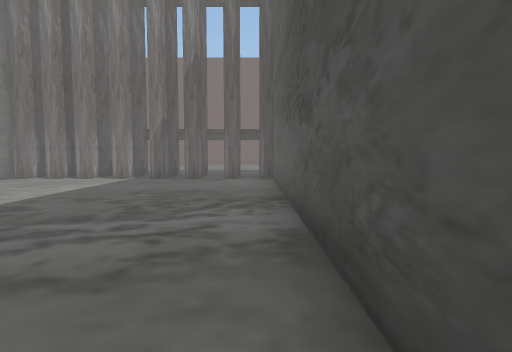
view 1 (above)

23 first-person views from a walk through a Unity game level. The camera is 1.5 m above the floor, tilts 4° down and sees 80° across. The floor is counted in squares, 2 m on a side. Each view is taken from the middle of a square. On the plan, view 1 faces up. The plan holds only what a view shows up to about 10 squares ahead; the rest is blank. The place goes on beyond the plan. The player is left out. Some animated figures are not drawn. Some surface patterns are stand-ins.

view 2
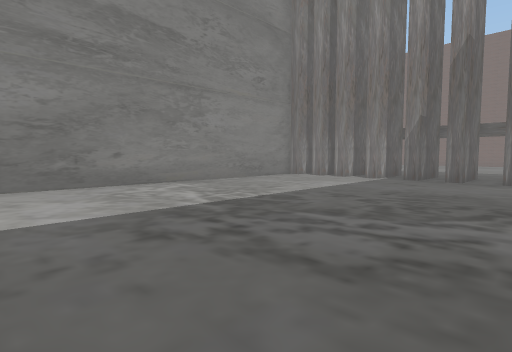

view 3
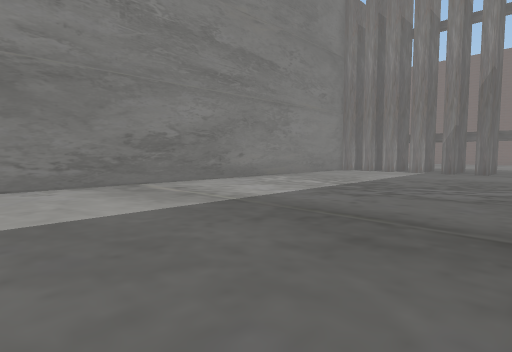

view 4
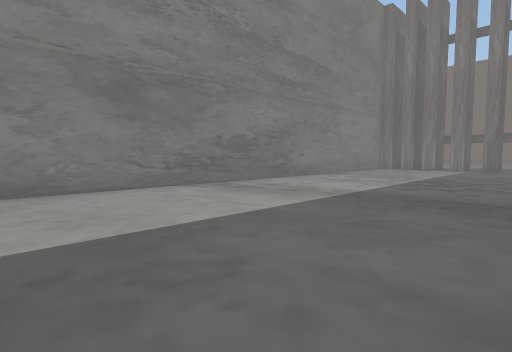

view 5
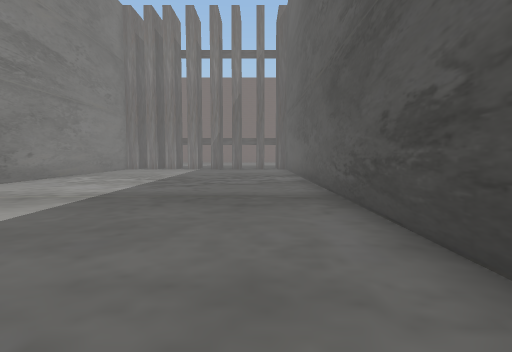

view 6
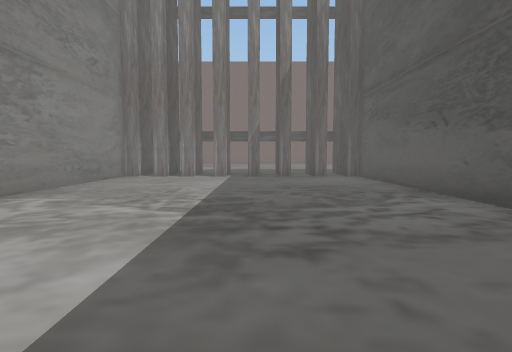

view 7
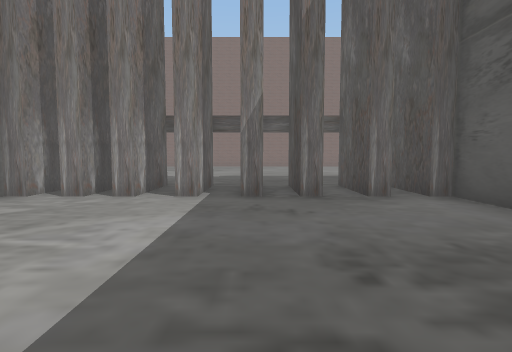

view 8
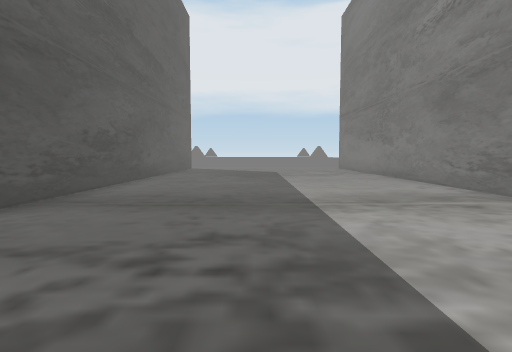

view 9
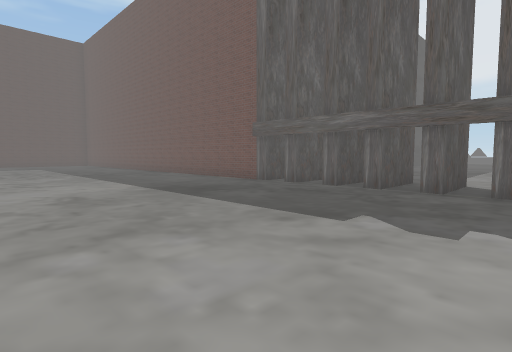

view 10
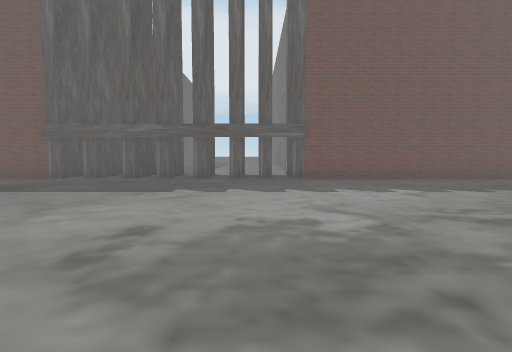

view 11
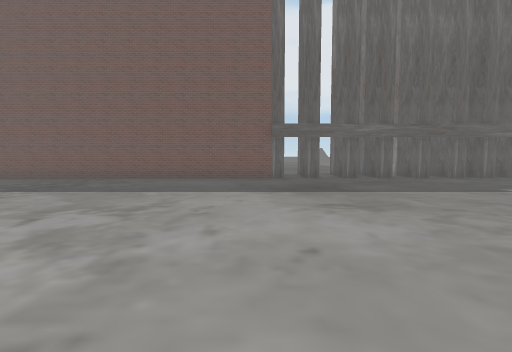

view 12
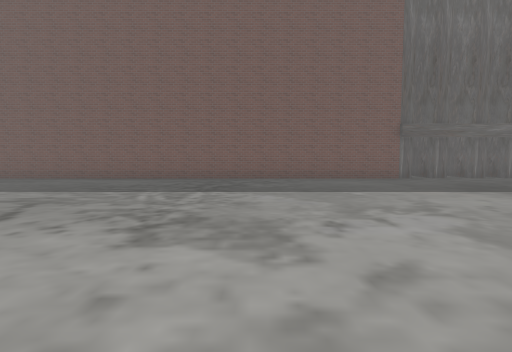

view 13
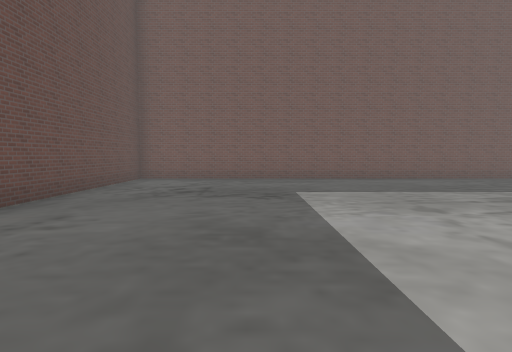

view 14
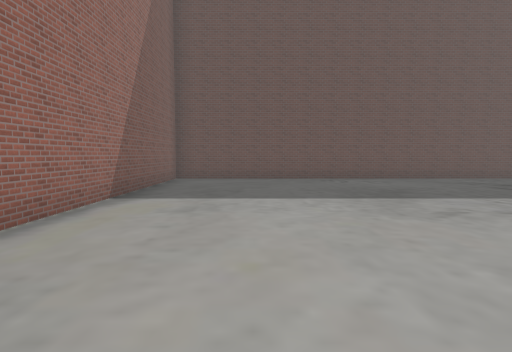

view 15
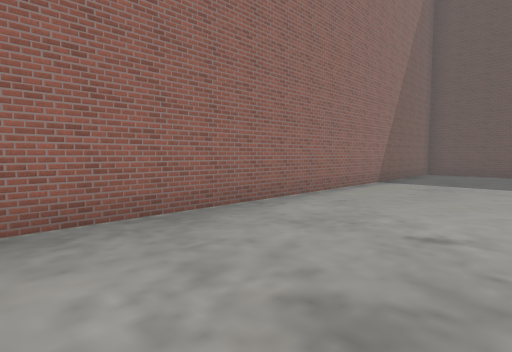

view 16
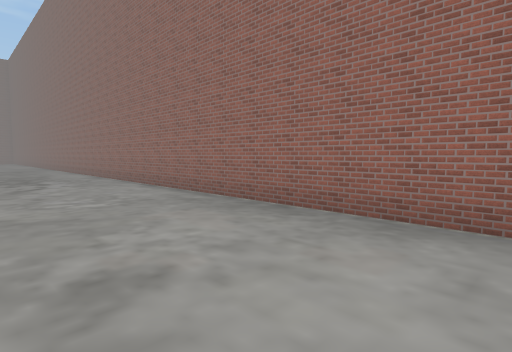

view 17
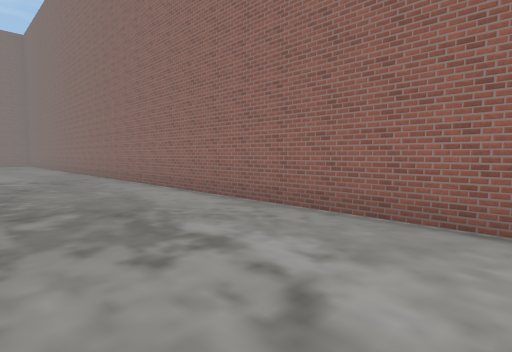

view 18
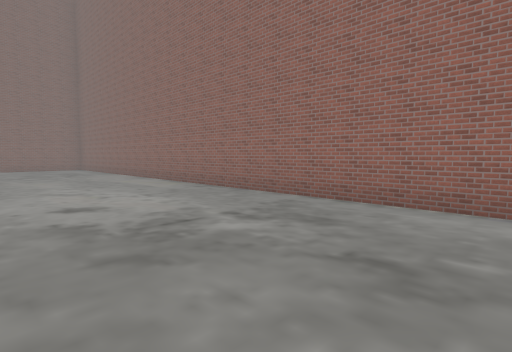

view 19
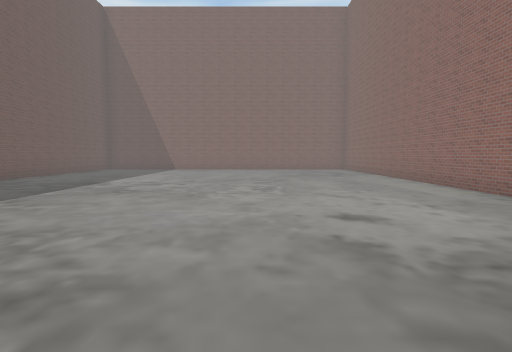

view 20
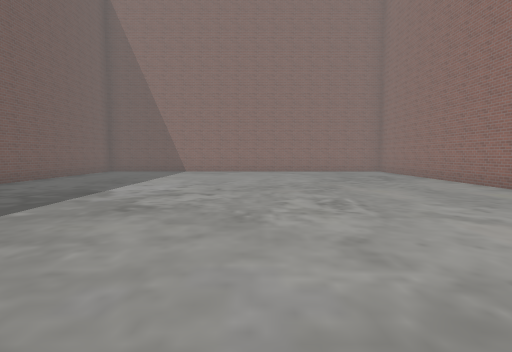

view 21
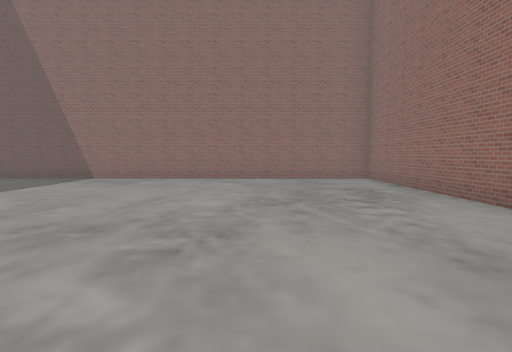

view 22
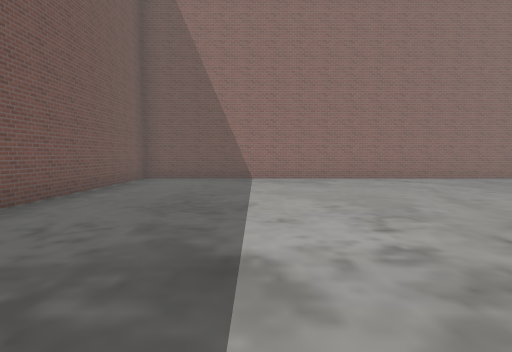

view 23
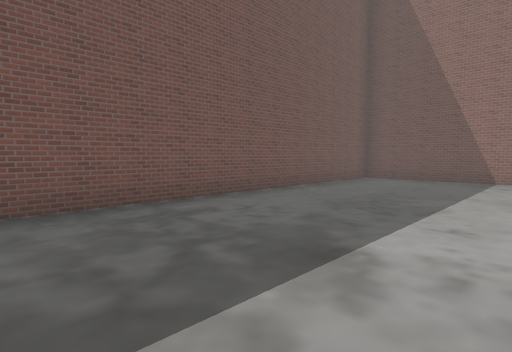

### Floor plan
Points are (right, up) in squares from view 1. A wall is a line through its corners. A room is listed if a view was taken in it or the views show most of it. See-through windows are left out.
Room 1 (views 1, 2, 3, 4, 5, 6, 7, 8)
walls: (-4, 9.4) (-4.5, 9.4); (-2.9, 9.4) (-3.3, 9.4); (-5.2, 9.4) (-5.6, 9.4); (-6.1, 9.4) (-6.5, 9.4); (-1.8, 9.4) (-2.2, 9.4); (-7.1, 9.4) (-7.5, 9.4) (-7.5, -6.1); (-0.5, 9.4) (-1, 9.4); (0.5, -6) (0.5, 9.4) (0.1, 9.4)
ways out: opening at (-5, 10.5) to room 2
Room 2 (views 9, 10, 11, 12, 13, 14, 15, 16, 17, 18, 19, 20, 21, 22, 23)
walls: (-5.6, 11.5) (-5.2, 11.5) (-5.2, 9.4); (-2.2, 11.5) (-1.8, 11.5); (-6.6, 11.5) (-6.1, 11.5) (-6.1, 9.4); (-1, 11.5) (-0.6, 11.5); (0.1, 11.5) (16.6, 11.5) (16.6, 23.5) (-23.6, 23.5) (-23.6, 11.5) (-7.1, 11.5); (-4.5, 9.4) (-4.5, 11.5) (-4, 11.5); (-3.3, 9.4) (-3.3, 11.5) (-2.9, 11.5)
ways out: opening at (-5, 10.5) to room 1

Positions as (right, up) in squares from view 1, and headings:
1: (0, 0), facing up
2: (0, 0), facing up-left
3: (0, -4), facing up-left
4: (-1, -6), facing up-left
5: (-1, -6), facing up
6: (-3, -1), facing up
7: (-3, 4), facing up
8: (-3, 4), facing down
9: (-6, 18), facing down-right
10: (-6, 21), facing down
11: (1, 21), facing down
12: (5, 21), facing down
13: (13, 21), facing down
14: (7, 21), facing right
15: (4, 20), facing up-right
16: (7, 20), facing up-left
17: (0, 20), facing up-left
18: (-7, 19), facing up-left
19: (-8, 19), facing left
20: (-10, 18), facing left
21: (-14, 20), facing left
22: (-14, 15), facing left
23: (-14, 16), facing down-left
